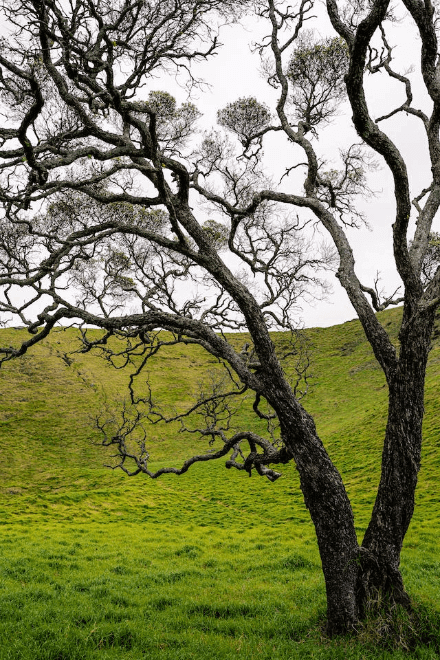
#> input picture image1.png, 440 x 660 px
$ python 2.py
#> lines starting #> are read from the running program, lines starting #| are printed output that depends on the picture
import cv2
import matplotlib.pyplot as plt

# Load image
img = cv2.imread("image1.png")
#> img is the input picture: shape (660, 440, 3); mean B, G, R 88, 126.3, 123.7

if img is None:
    print("ERROR: Image not found. Check filename/path.")
    exit()

# 1. Convert to Grayscale
gray = cv2.cvtColor(img, cv2.COLOR_BGR2GRAY)
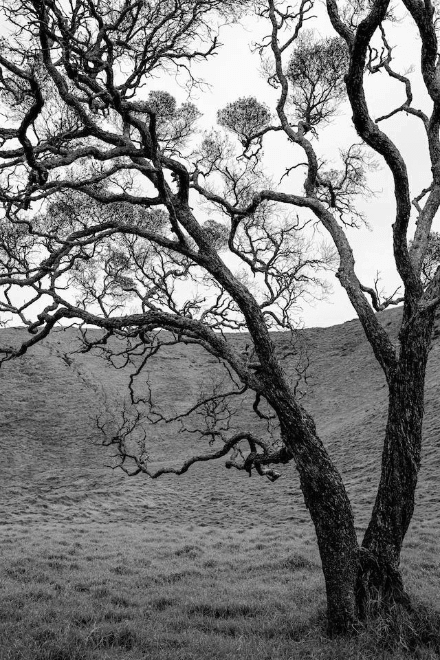
#> gray: shape (660, 440); min 3, max 251, mean 121.2

# 2. Calculate Histogram
hist = cv2.calcHist([gray], [0], None, [256], [0, 256])
#> hist = 256 values, max 12384 at index 244, min 0 at index 0, mean 1134.4

# 3. Display everything
plt.figure(figsize=(12, 4))

# Original
plt.subplot(1, 3, 1)
plt.imshow(cv2.cvtColor(img, cv2.COLOR_BGR2RGB))
plt.title("Original")
plt.axis("off")

# Grayscale
plt.subplot(1, 3, 2)
plt.imshow(gray, cmap="gray")
plt.title("Grayscale")
plt.axis("off")

# Histogram
plt.subplot(1, 3, 3)
plt.plot(hist, color="black")
plt.fill_between(range(256), hist.flatten(), alpha=0.4, color="gray")
plt.title("Grayscale Histogram")
plt.xlabel("Pixel Intensity (0–255)")
plt.ylabel("Frequency")
plt.xlim([0, 256])

plt.tight_layout()
plt.savefig("histogram_output.png")  # saves to same folder
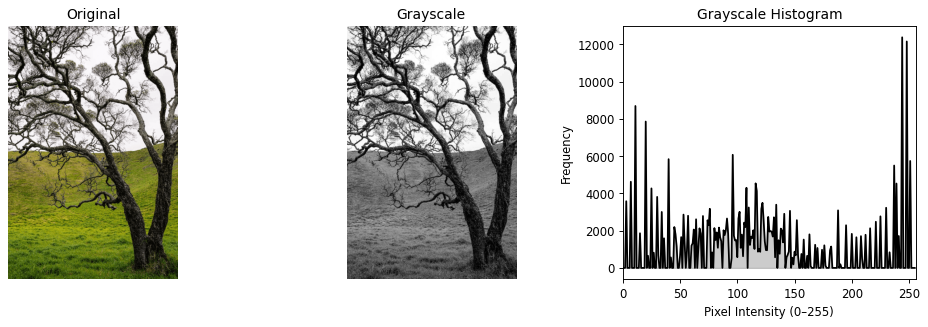
#> figure drawn by matplotlib, 3 panels; panel 3: curve peaks at x = 244, y = 12384
plt.show()
